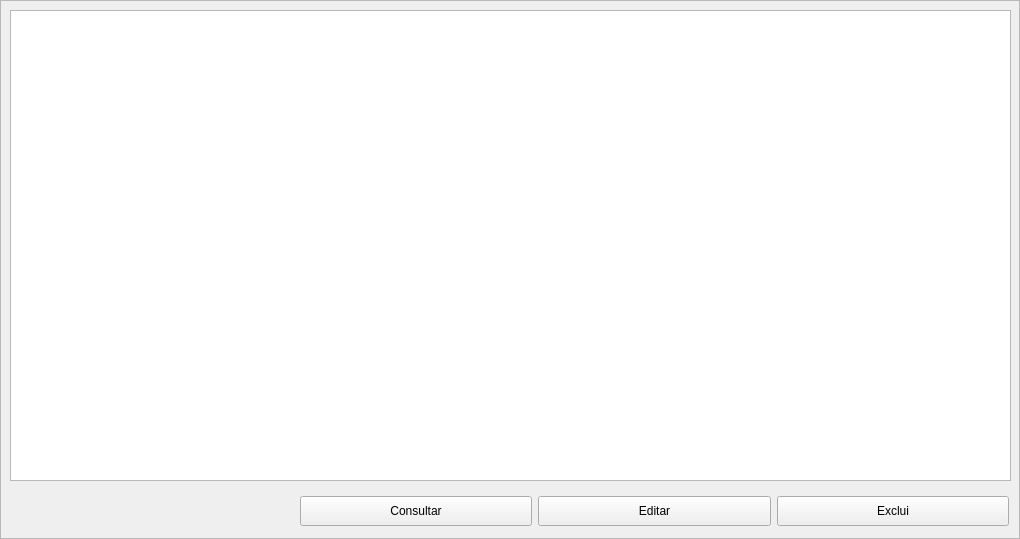
<?xml version="1.0" encoding="UTF-8"?>
<ui version="4.0">
 <class>TelaListagem</class>
 <widget class="QFrame" name="TelaListagem">
  <property name="geometry">
   <rect>
    <x>0</x>
    <y>0</y>
    <width>1020</width>
    <height>539</height>
   </rect>
  </property>
  <property name="windowTitle">
   <string>Frame</string>
  </property>
  <property name="frameShape">
   <enum>QFrame::StyledPanel</enum>
  </property>
  <property name="frameShadow">
   <enum>QFrame::Raised</enum>
  </property>
  <widget class="QWidget" name="layoutWidget">
   <property name="geometry">
    <rect>
     <x>300</x>
     <y>487</y>
     <width>709</width>
     <height>49</height>
    </rect>
   </property>
   <layout class="QGridLayout" name="gridLayout_2">
    <item row="0" column="1">
     <widget class="QPushButton" name="pushButton_3">
      <property name="minimumSize">
       <size>
        <width>80</width>
        <height>30</height>
       </size>
      </property>
      <property name="text">
       <string>Consultar</string>
      </property>
     </widget>
    </item>
    <item row="0" column="3">
     <widget class="QPushButton" name="pushButton">
      <property name="minimumSize">
       <size>
        <width>80</width>
        <height>30</height>
       </size>
      </property>
      <property name="text">
       <string>Exclui</string>
      </property>
     </widget>
    </item>
    <item row="0" column="2">
     <widget class="QPushButton" name="pushButton_2">
      <property name="minimumSize">
       <size>
        <width>80</width>
        <height>30</height>
       </size>
      </property>
      <property name="text">
       <string>Editar</string>
      </property>
     </widget>
    </item>
   </layout>
  </widget>
  <widget class="QTableView" name="tableView">
   <property name="geometry">
    <rect>
     <x>10</x>
     <y>10</y>
     <width>1001</width>
     <height>471</height>
    </rect>
   </property>
  </widget>
 </widget>
 <resources/>
 <connections/>
</ui>
